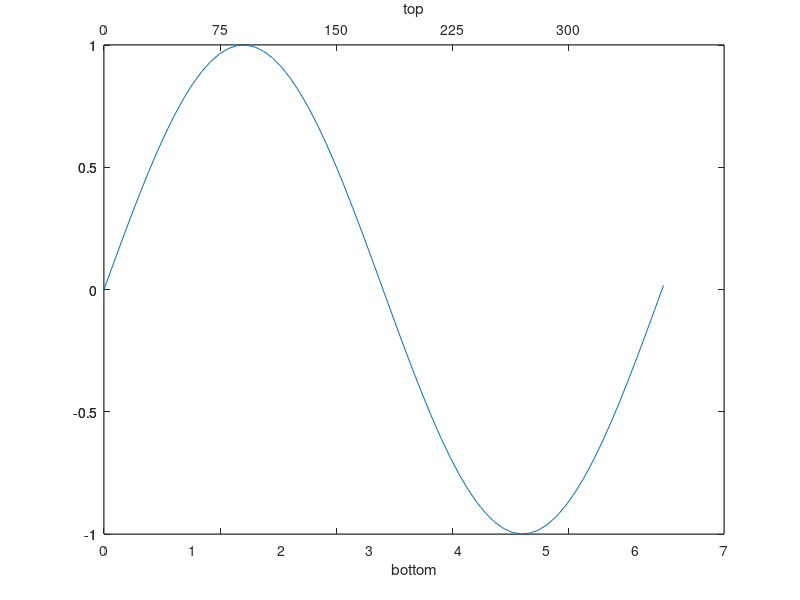

MATLAB code for this plot:
%This example shows how to create two x axes with different scales (units)
%This technique can be adapted to create two y axes
clear all;
close all;
%x values in radians
x = [0:0.1:6.3];
%y values values
y=sin(x);
%x values in degrees
x2=rad2deg(x);
%means each new graph destroys the previous(overlay mode off)
hold off;
plot(x, y);
xlabel('bottom');
%attach the current axes (gca) to handle "axes1"
axes1=gca;
%ensure x axis at bottom
%see "get(axes1)" for additional properties
%see "set(axes1)" for properties which can be altered
set(axes1, 'XAxisLocation',  'bottom');
%overlay mode on 
hold on;
%add additional axes
axes;
plot(x2, y);
xlabel('top');
axes2=gca;
%ensure x axis at top
set(axes2, 'XAxisLocation',  'top' );
%make different intervals
set(axes2, 'XTick', [x2(1):75:x2(length(x2))] );
%overlay off
hold off;
